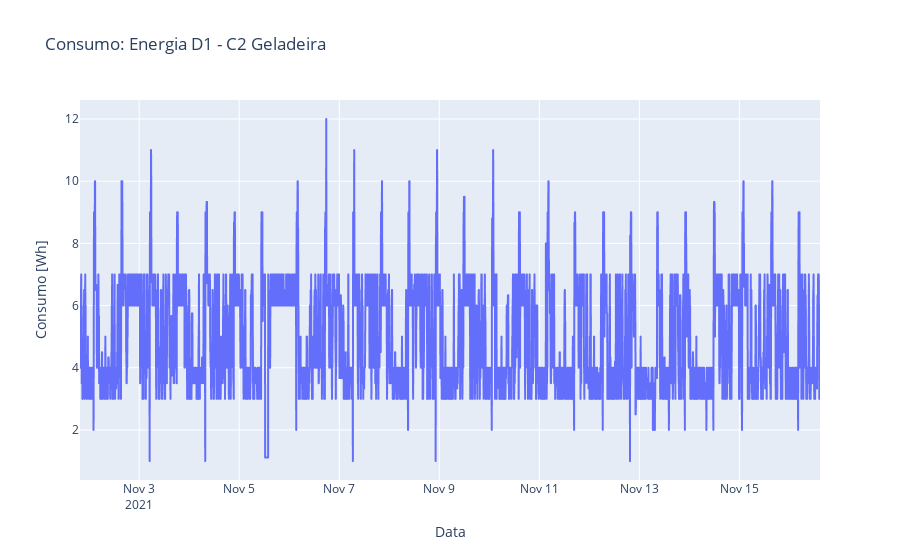

The cell this chart's notebook holds for it:
### Code cell
# Creating DataFrame

fig = px.line(x=measures_time, y=measures, title=f'Consumo: {data["device_name"]}')
fig = px.line(x=measures_time_smooth, y=measures_smooth, title=f'Consumo: {data["device_name"]}')
fig.update_xaxes(title="Data")
fig.update_yaxes(title="Consumo [Wh]")
fig.show()

### Figure 1 — Plotly figure (JSON) as saved in the notebook; plotly's stock layout.template omitted (floating-point values rounded to 4 significant figures; data arrays with more than 128 entries replaced by an {"elided": "..."} marker saying what was removed)
{"data": [{"hovertemplate": "x=%{x}<br>y=%{y}<extra></extra>", "legendgroup": "", "line": {"color": "#636efa", "dash": "solid"}, "marker": {"symbol": "circle"}, "mode": "lines", "name": "", "showlegend": false, "type": "scattergl", "x": {"elided": "4262 str values"}, "xaxis": "x", "y": {"elided": "4262 float values"}, "yaxis": "y"}], "layout": {"autosize": true, "legend": {"tracegroupgap": 0}, "title": {"text": "Consumo: Energia D1 - C2 Geladeira"}, "xaxis": {"anchor": "y", "autorange": true, "domain": [0, 1], "range": ["2021-11-01 19:35:24", "2021-11-16 14:40:24"], "title": {"text": "Data"}, "type": "date"}, "yaxis": {"anchor": "x", "autorange": true, "domain": [0, 1], "range": [0.3889, 12.61], "title": {"text": "Consumo [Wh]"}, "type": "linear"}}}
